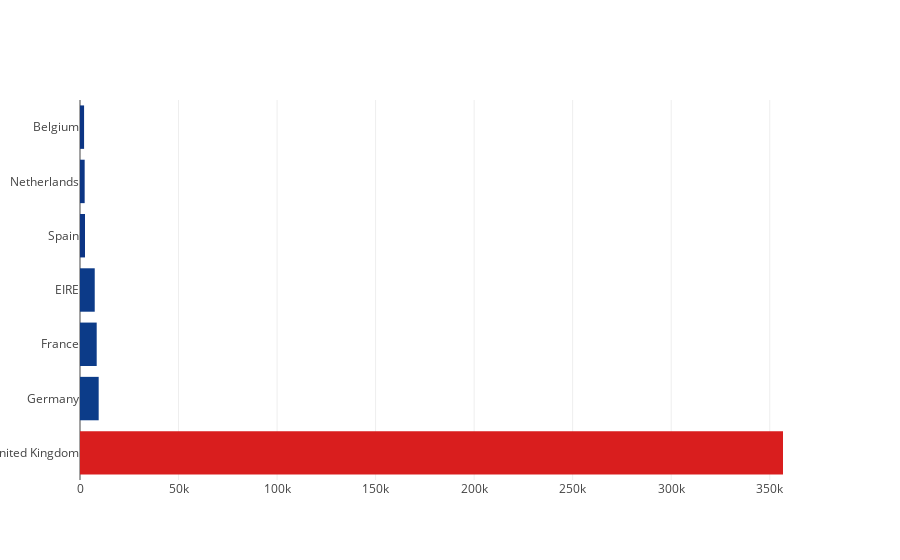

The notebook cell this image was saved under:
### Markdown cell above
Apparently most of our sales from <b style="color:red">United Kingdom</b>

### Code cell
data = [
    go.Bar(
        y = countries.index[:7],
        x = countries.values[:7],
        orientation='h',
        marker={
            'color':countries.values,
            'colorscale': 'Portland'
            }
        )
     ]

py.iplot(data, filename='basic-bar')

### Figure 1 — Plotly figure (JSON) as saved in the notebook; plotly's stock layout.template omitted (floating-point values rounded to 4 significant figures)
{"data": [{"marker": {"color": [356728, 9480, 8475, 7475, 2528, 2371, 2069, 1877, 1471, 1258, 1086, 803, 757, 695, 611, 461, 401, 389, 358, 341, 291, 247, 241, 229, 182, 151, 146, 127, 68, 61, 58, 45, 35, 32, 30, 17, 10], "colorscale": "Portland"}, "orientation": "h", "type": "bar", "uid": "78203928-ab99-4f54-aff7-bd7c5fa03502", "x": [356728, 9480, 8475, 7475, 2528, 2371, 2069], "y": ["United Kingdom", "Germany", "France", "EIRE", "Spain", "Netherlands", "Belgium"]}], "layout": {}}
